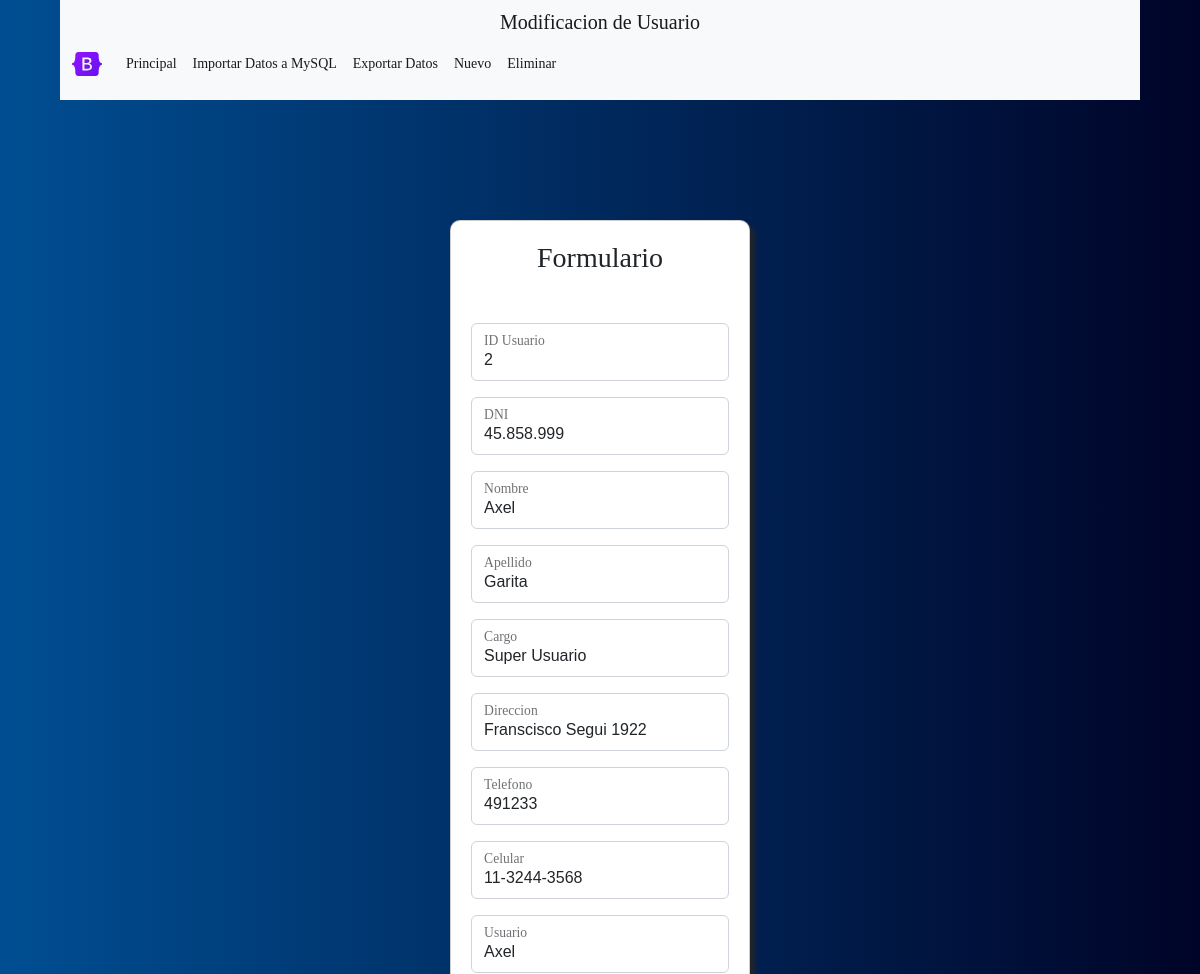
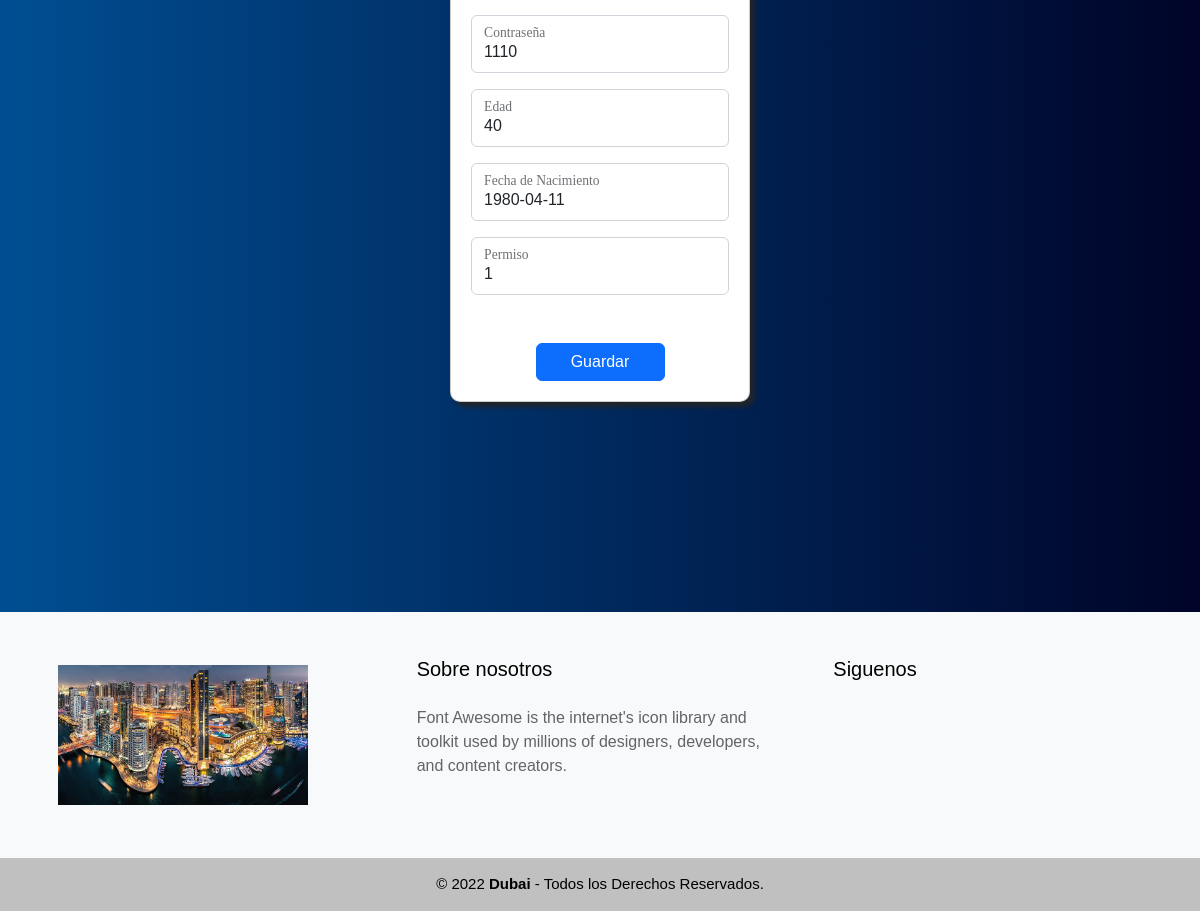
The page /mod_usuar.php?valor=45.858.999 on the database its author committed (2 pictures, top to bottom).
### tables this page shows
CREATE TABLE IF NOT EXISTS `usuarios` (
  `id_usuario` int(11) NOT NULL AUTO_INCREMENT,
  `dni` varchar(12) NOT NULL,
  `nombre` varchar(20) NOT NULL,
  `apellido` varchar(20) NOT NULL,
  `cargo` varchar(20) NOT NULL,
  `dir` varchar(50) NOT NULL,
  `localidad` varchar(50) NOT NULL,
  `tel` varchar(15) NOT NULL,
  `cel` varchar(20) NOT NULL,
  `usuario` varchar(20) NOT NULL,
  `pass` varchar(20) NOT NULL,
  `imagen` varchar(500) NOT NULL,
  `edad` int(2) NOT NULL,
  `fechaNac` date NOT NULL,
  `permiso` int(11) NOT NULL,
  PRIMARY KEY (`id_usuario`)
);

### mod_usuar.php (the view, shortened to what this page needs)
<?php
$DNI=$_GET['valor'];
    $consulta="SELECT * FROM usuarios where dni='$DNI'";
	$msql= mysqli_connect("localhost", "root", "","bd_usuario");
	$resultado=mysqli_query($msql, $consulta);
    $matriz=mysqli_fetch_array($resultado);
  $id=$matriz['id_usuario'];
  $DNI=$matriz['dni'];
  $nombre=$matriz['nombre'];
  $apellido=$matriz['apellido'];
  $cargo=$matriz['cargo'];
  $dir=$matriz['dir'];
  $tel=$matriz['tel'];
  $cel=$matriz['cel'];
  $usuario=$matriz['usuario'];
  $pass=$matriz['pass'];
  $edad=$matriz['edad'];
  $fech_nac=$matriz['fechaNac'];
 $permiso=$matriz['permiso'];
?>
<html>
	<head>
	    <link href="css/bootstrap.min.css" rel="stylesheet">
	<head>
		<body>
			<div class="cont_gen">
			<header class="he  bg-light">
				 <h5 class="titu_head_bienv">Modificacion de Usuario</h5>
						<nav class="navbar navbar-expand-lg bg-light">
							  <div class="container-fluid">
									<a class="navbar-brand" href="#">
									  <img src="imagenes/bootstrap-logo.svg" alt="" width="30" height="24">
									</a>
									<div class="collapse navbar-collapse" id="navbarSupportedContent">
									  <ul class="navbar-nav me-auto mb-2 mb-lg-0">
										<li class="nav-item">
										  <a id="naveg" class="nav-link active" aria-current="page" href="bienvenido.php">Principal</a>
										</li>
										<li class="nav-item">
										  <a id="naveg" class="nav-link active" aria-current="page" href="form_import.php">Importar Datos a MySQL</a>
										</li>
										<li class="nav-item">
										  <a  id="naveg" class="nav-link active" aria-current="page" href="export_excel.php">Exportar Datos</a>
										</li>
										<li class="nav-item">
										  <a id="naveg" class="nav-link active" aria-current="page" href="form_alta.php">Nuevo</a>
										</li>
										<li class="nav-item">
										  <a id="naveg" class="nav-link active" aria-current="page" href="baja_usuar.php">Eliminar</a>
										</li>
									  </ul>
									</div>
							  </div>
						</nav>
			</header>
					<form class="formu_log" action='modificar.php' method='POST'>
					 <h3 class="titu_form_login mb-5">Formulario</h3>
							<div class="form-floating mb-3">
							  <input type="text" name="id_usuario" class="form-control" id="floatingInput" placeholder="name@example.com" value='<?php echo $id?>'>
							  <label for="floatingInput" class="label">ID Usuario</label>
							</div>
							<div class="form-floating mb-3">
							  <input type="text" name="dni" class="form-control" id="floatingInput" placeholder="name@example.com" value='<?php echo $DNI?>'>
							  <label for="floatingInput" class="label">DNI</label>
							</div>
							<div class="form-floating mb-3">
							  <input type="text" name="nombre" class="form-control" id="floatingInput" placeholder="name@example.com" value='<?php echo $nombre?>'>
							  <label for="floatingInput" class="label">Nombre</label>
							</div>
							<div class="form-floating mb-3">
							  <input type="text" name="apellido" class="form-control" id="floatingInput" placeholder="name@example.com" value='<?php echo $apellido?>'>
							  <label for="floatingInput" class="label">Apellido</label>
							</div>
							<div class="form-floating mb-3">
							  <input type="text" name="cargo" class="form-control" id="floatingInput" placeholder="name@example.com" value='<?php echo $cargo?>'>
							  <label for="floatingInput" class="label">Cargo</label>
							</div>
							<div class="form-floating mb-3">
							  <input type="text" name="dir" class="form-control" id="floatingInput" placeholder="name@example.com" value='<?php echo $dir?>'>
							  <label for="floatingInput" class="label">Direccion</label>
							</div>
							<div class="form-floating mb-3">
							  <input type="text" name="tel" class="form-control" id="floatingInput" placeholder="name@example.com" value='<?php echo $tel?>'>
							  <label for="floatingInput" class="label">Telefono</label>
							</div>
							<div class="form-floating mb-3">
								<input type="text" name="cel" class="form-control" id="floatingPassword" placeholder="Password" value='<?php echo $cel?>'>
								<label for="floatingPassword"  class="label">Celular</label>
							</div>
							<div class="form-floating mb-3">
							  <input type="text" name="usuario" class="form-control" id="floatingInput" placeholder="name@example.com" value='<?php echo $usuario?>'>
							  <label for="floatingInput" class="label">Usuario</label>
							</div>
							<div class="form-floating mb-3">
								<input type="text" name="pass" class="form-control" id="floatingPassword" placeholder="Password" value='<?php echo $pass?>'>
								<label for="floatingPassword"  class="label">Contraseña</label>
							</div>
							<div class="form-floating mb-3">
								<input type="text" name="edad" class="form-control" id="floatingPassword" placeholder="Password" value='<?php echo $edad?>'>
								<label for="floatingPassword"  class="label">Edad</label>
							</div>
							<div class="form-floating mb-3">
								<input type="text" name="fechanac" class="form-control" id="floatingPassword" placeholder="Password" value='<?php echo $fech_nac?>'>
								<label for="floatingPassword"  class="label">Fecha de Nacimiento</label>
							</div>
							<div class="form-floating">
								<input type="text" name="permiso" class="form-control" id="floatingPassword" placeholder="Password" value='<?php echo $permiso?>'>
								<label for="floatingPassword"  class="label">Permiso</label>
							</div><br><br>
							<div class="d-grid gap-2 col-6 mx-auto">
								<button type="submit" class="btn btn-Primary">Guardar</button>
							</div>
					</form>
						<footer class="pie_pag bg-light">
					<div class="grupo_1">
						<div class="box">
							<figure>
								<a href="#">
									<img src="imagenes/dub.jpg" alt="dub">
								</a>
							</figure>
						</div>
						<div class="box">
								<h2>Sobre nosotros</h2>
								<p>Font Awesome is the internet's icon library and toolkit used by millions of designers, developers, and content creators.</p>
						</div>
						<div class="box">
							<h2>Siguenos</h2>
						</div>
					</div>
					<div class="grupo_2">
						<small>&copy; 2022 <b>Dubai</b> - Todos los Derechos Reservados. </small>
					</div>
				</footer>
			</div>
		</body>
</html>

### css/estilo.css (style rules this page uses)
* { margin: 0px; padding: 0; font-family:sans-serif; }
body { background: #000428; background: -webkit-linear-gradient(to right, #004e92, #000428); background: linear-gradient(to right, #004e92, #000428); }
.formu_log { width:300px; margin:auto; margin-top:120px; margin-bottom:210px; font-family:var(--bs-body-font-family); box-shadow:5px 5px 5px 0px; border: 1px solid rgba(0,0,0,0.2); border-radius:10px; padding:20px; background:#fff; }
.titu_form_login { font-family:comic sans ms; margin-bottom:25px; text-align:center; }
.label { font-family:comic sans ms; }
:root { --colorTextos: #0000ff; --colorHe:none; --colorLetrHe:rgba(0,0,0, 0.9); --paddHead:0px; --bs-body-font-family:comic sans ms; }
.he { color:#fff; font-family:comic sans ms; background: var(--colorHe); width:90%; height:100px; margin:auto; padding:var(--paddHead); }
.titu_head_bienv { text-align: center; margin-bottom: 2px; font-family:comic sans ms; color: var(--colorLetrHe); padding-top:10px; }
nav { margin:0px; width:100%; background:var(--colorHe); display:flex; align-items:center; padding:var(--paddHead); }
nav ul { list-style:none; display:flex; justify-content:space-between; }
#naveg { text-decoration:none; font-size:14px; color:var(--colorLetrHe); font-family:comic sans ms; padding: 9px 8px; display:block; }
.cont_gen { margin:0px; padding:0px; width:100%; height:100%; }
.pie_pag { width:100%; margin-top:150px; }
.pie_pag .grupo_1 { width:100%; max-width:1200px; margin:auto; display:grid; grid-template-columns: repeat(3, 1fr); grid-gap:50px; padding:45px 0px; }
.pie_pag .grupo_1 .box figure { width:100%; height:100%; display:flex; justify-content:center; align-items:center; }
.pie_pag .grupo_1 .box figure img { width: 250px; }
.pie_pag .grupo_1 .box h2 { margin-bottom:25px; font-size:20px; color:#000; }
.pie_pag .grupo_1 .box p { color:#626567; margin-bottom:10px; }
.pie_pag .grupo_2 { background-color:#C0C0C0; padding:15px 10px; text-align:center; color:#000; }
.pie_pag .grupo_2 small { font-size: 15px; }

### rows shown on the page
usuarios: id_usuario "2", dni "45.858.999", nombre "Axel", apellido "Garita", cargo "Super Usuario", dir "Franscisco Segui 1922", tel "491233", cel "11-3244-3568", usuario "Axel", pass "1110", edad "40", fechanac "1980-04-11", permiso "1"
